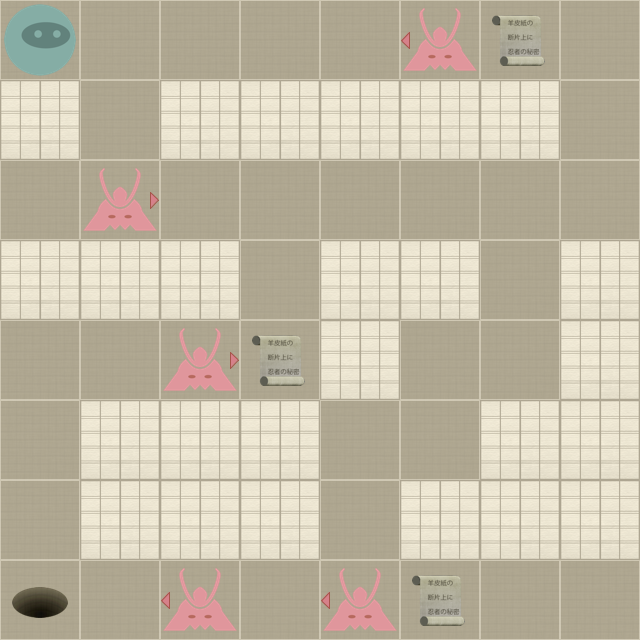

The image is a tile-based game level rendered from a .tmx file. Its description and source (layers, tilesets, objects; grid data summarised) follow:
An orthogonal 8x8 tile map with 80x80 px tiles, 2 tile layers (Level, Actors).

<map version="1.0" orientation="orthogonal" width="8" height="8" tilewidth="80" tileheight="80">
 <properties>
  <property name="moves" value="27" />
 </properties>
 <tileset firstgid="1" name="tiles" tilewidth="80" tileheight="80" spacing="2" margin="2">
  <image source="tiles-hd.png" width="512" height="512" />
  <tile id="0">
   <properties>
    <property name="actor" value="exit" />
   </properties>
  </tile>
  <tile id="2">
   <properties>
    <property name="actor" value="guard" />
    <property name="direction" value="down" />
   </properties>
  </tile>
  <tile id="3">
   <properties>
    <property name="actor" value="guard" />
    <property name="direction" value="left" />
   </properties>
  </tile>
  <tile id="4">
   <properties>
    <property name="actor" value="guard" />
    <property name="direction" value="right" />
   </properties>
  </tile>
  <tile id="5">
   <properties>
    <property name="actor" value="guard" />
    <property name="direction" value="up" />
   </properties>
  </tile>
  <tile id="7">
   <properties>
    <property name="actor" value="player" />
   </properties>
  </tile>
  <tile id="8">
   <properties>
    <property name="actor" value="scroll" />
   </properties>
  </tile>
  <tile id="9">
   <properties>
    <property name="wall" value="1" />
   </properties>
  </tile>
 </tileset>
 <layer name="Level" width="8" height="8">
  <data>[64 cells, 64 non-empty, 2 distinct tile ids]</data>
 </layer>
 <layer name="Actors" width="8" height="8">
  <data>[64 cells, 10 non-empty, 5 distinct tile ids]</data>
 </layer>
</map>
